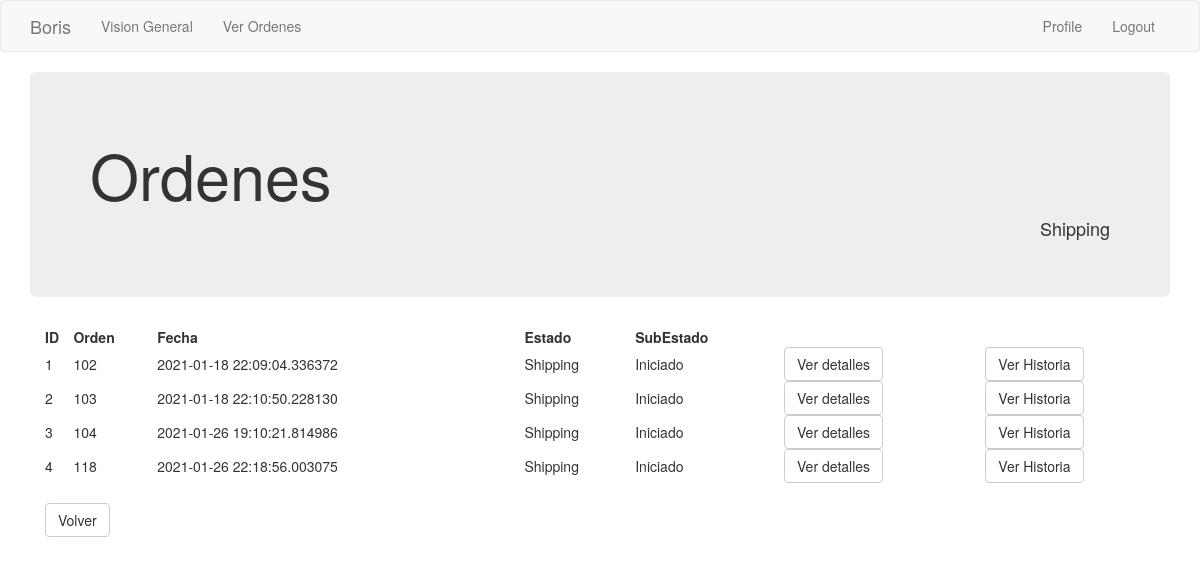
/ordenes/Shipping/all (signed in), run on the app's committed database.
### app/models.py (models this page shows, shortened)
class Order_header(db.Model):
    id = db.Column(db.Integer, primary_key=True)
    order_number = db.Column(db.Integer, index=True)
    order_id_anterior = db.Column(db.Integer)
    creation_date = db.Column(db.String(35), index=True)
    last_update_date = db.Column(db.String(35))
    payment_method = db.Column(db.String(10))
    payment_card = db.Column(db.String(10))
    courier_order_id = db.Column(db.String(64), index=True)
    status = db.Column(db.String(15))
    sub_status = db.Column(db.String(15))
    customer_address = db.Column(db.String(64))
    customer_number = db.Column(db.String(10))
    customer_floor = db.Column(db.String(10))
    customer_zipcode = db.Column(db.String(8))
    customer_locality = db.Column(db.String(64))
    customer_city = db.Column(db.String(64))
    customer_province = db.Column(db.String(64))
    customer_country = db.Column(db.String(64))
    detalle = db.relationship('Order_detail', backref='productos', lazy='dynamic')
    transaction = db.relationship('Transaction_log', backref='transaccion', lazy='dynamic')
    customer_id = db.Column(db.Integer, db.ForeignKey('customer.id'))
    store = db.Column(db.Integer, db.ForeignKey('company.store_id'))

### app/main/routes.py (the view)
@bp.route('/ordenes/<estado>/<subestado>', methods=['GET', 'POST'])
@login_required
def ver_ordenes(estado, subestado):
    if estado == 'all':
        ordenes =  Order_header.query.filter_by(store=current_user.store).all()
    else :
        if subestado == 'all':
            ordenes = db.session.query(Order_header).filter((Order_header.store == current_user.store)).filter((Order_header.status == estado))
        else:
            ordenes = db.session.query(Order_header).filter((Order_header.store == current_user.store)).filter((Order_header.status == estado)).filter((Order_header.sub_status == subestado))
    return render_template('ordenes.html', title='Ordenes', ordenes=ordenes, estado=estado)

### app/main/routes.py (called while the page is built)
@bp.before_app_request
def before_request():
    if current_user.is_authenticated:
        current_user.last_seen = datetime.utcnow()
        db.session.commit()

### app/models.py (called while the page is built)
@login.user_loader
def load_user(id):
    return User.query.get(int(id))

### app/templates/ordenes.html
{% extends "base.html" %}
{% block app_content %}
<div class='jumbotron'>
    <h1> Ordenes</h1>
    <h4 class="text-right"> {{ estado }}</h4>
</div>
    <div class='container'>
        <table style="width:100%">
            <tr>
                <th>ID</th>
                <th>Orden</th>
                <th>Fecha</th>
                <th>Estado</th>
                <th>SubEstado</th>
                <th></th>
            </tr>
            {% for i in ordenes %}
            <tr>
                <td>{{i['id']}}</td>
                <td>{{i['order_number']}}</td>
                <td>{{i['creation_date']}}</td>
                <td>{{i['status']}}</td>
                <td>{{i['sub_status']}}</td>
                <td><a href="{{ url_for('main.orden', orden_id = i['id']) }}">
                    <button class="btn btn-default"> Ver detalles </button></td>
                <td><a href="{{ url_for('main.historia_orden', orden_id = i['id']) }}">
                    <button class="btn btn-default"> Ver Historia </button></td>
            </tr>
            {% endfor %}
        </table>
        <br>
        <td><a href="{{ url_for('main.vision_general') }}">
            <button class="btn btn-default"> Volver </button></a>
        </td>
    </div>
{% endblock %}

### data on the page
Order_header: id "1", order_number "102", creation_date "2021-01-18 22:09:04.336372", status "Shipping", sub_status "Iniciado"
Order_header: id "2", order_number "103", creation_date "2021-01-18 22:10:50.228130", status "Shipping", sub_status "Iniciado"
Order_header: id "3", order_number "104", creation_date "2021-01-26 19:10:21.814986", status "Shipping", sub_status "Iniciado"
Order_header: id "4", order_number "118", creation_date "2021-01-26 22:18:56.003075", status "Shipping", sub_status "Iniciado"

### other printed values
{{ 'Logout' }} "Logout"
{{ estado }} "Shipping"
